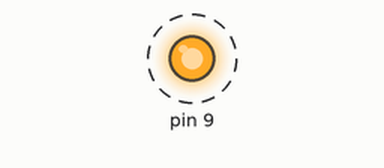
A sketch run on a simulated Arduino Uno, built with avr-gcc and run on an emulated ATmega328P. On the bench: output pins drawn as LEDs (lit = HIGH). Dashed ring = blinking.

Above: at 0.5 s.
Timing chart, 0 to 4.6 s (numbered marks = the images above):
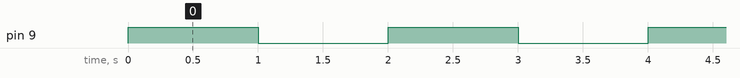

The sketch:

usando-analogWrite.ino
```cpp
void setup() {
  pinMode(9, OUTPUT);
}

void loop() {
  analogWrite(9, 255);
  delay(1000);
  analogWrite(9, 0);
  delay(1000);
}
```

Measured:
- by itself, pin 9: alternates HIGH for 1.0 s and LOW for 1.0 s
